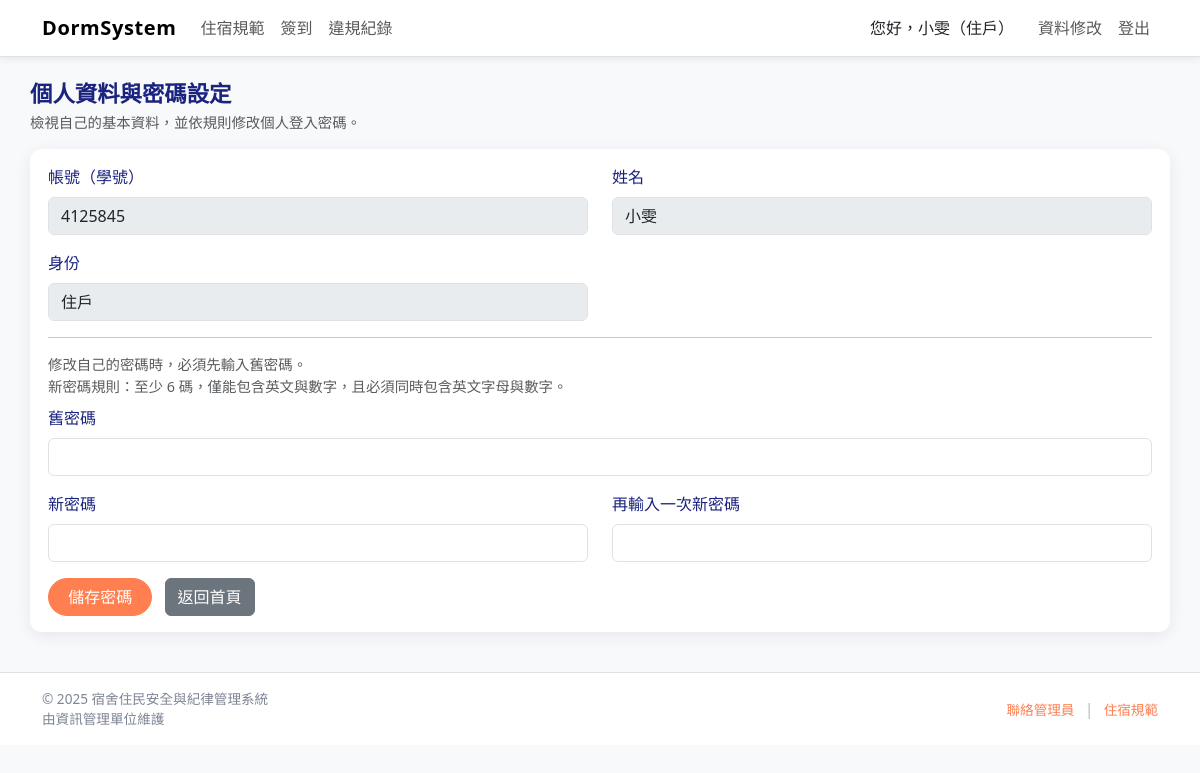
The app's page /profile.php (signed in) with its own data.
### tables this page shows
CREATE TABLE `users` (
  `account` varchar(20) NOT NULL COMMENT '帳號/學號',
  `name` varchar(50) NOT NULL COMMENT '姓名',
  `password` varchar(255) NOT NULL COMMENT '密碼（建議存雜湊值）',
  `identity` enum('管理員','住戶','舍監') NOT NULL COMMENT '身份'
);

### includes/auth.php (called while the page is built, shortened)
<?php
require_once __DIR__ . '/functions.php';
function current_user(): ?array {
    return $_SESSION['user'] ?? null;
}
function user_identity(): ?string {
    $u = current_user();
    return $u['identity'] ?? null;
}
function role_text(?string $id): string {
    $map = [
        '管理員' => '管理員',
        '舍監'   => '舍監',
        '住戶'   => '住戶',
    ];
    return $map[$id] ?? $id;
}

### includes/functions.php (called while the page is built, shortened)
<?php
function h(string $s): string {
    return htmlspecialchars($s, ENT_QUOTES, 'UTF-8');
}

### profile.php (the view, shortened to what this page needs)
<?php
require_once __DIR__ . '/includes/functions.php';
require_once __DIR__ . '/includes/auth.php';
require_once __DIR__ . '/includes/db.php';
$me        = current_user();
$myAccount = $me['account'];
$myRole    = $me['identity'] ?? '';
$isAdmin   = ($myRole === '管理員');
$isManager = ($myRole === '舍監');
$mode          = $_GET['mode'] ?? 'edit';
$paramAccount  = $_GET['account'] ?? null;
$paramAccount  = $paramAccount !== null ? trim($paramAccount) : null;
$isCreate = ($mode === 'create');
if (!$isCreate) {
    $targetAccount = $paramAccount ?: $myAccount;
    $isSelf        = ($targetAccount === $myAccount);
    $stmt = $conn->prepare("
        SELECT account, name, password, identity
        FROM users
        WHERE account = ?
    ");
    $stmt->bind_param('s', $targetAccount);
    $stmt->execute();
    $user = $stmt->get_result()->fetch_assoc();
}
require_once __DIR__ . '/includes/header.php';
require_once __DIR__ . '/includes/navbar.php';
?>
<main class="container section py-4">
    <?php
    if ($isCreate) {
        $pageTitle   = '新增使用者';
        $pageSubtext = '由管理員為新使用者建立帳號，系統會依身份自動產生預設密碼。';
    } elseif (($isAdmin || $isManager) && !$isSelf) {
        $pageTitle   = '檢視 / 編輯使用者資料';
        $pageSubtext = '可調整學生基本資料，並依身份與帳號一鍵重設預設密碼。';
    } else {
        $pageTitle   = '個人資料與密碼設定';
        $pageSubtext = '檢視自己的基本資料，並依規則修改個人登入密碼。';
    }
    ?>
    <div class="mb-3">
        <h1 class="section-title mb-1"><?= h($pageTitle) ?></h1>
        <p class="text-muted mb-0" style="font-size: 0.9rem;">
            <?= h($pageSubtext) ?>
        </p>
    </div>
    <div class="feature-card mt-3">
        <?php if ($isCreate && $isAdmin): ?>
            <form method="post">
                <input type="hidden" name="action" value="create_user">
                <div class="mb-3">
                    <label class="form-label">帳號（學號）</label>
                    <input type="text" name="account" class="form-control"
                           value="<?= h($user['account']) ?>" required>
                    <div class="form-text">帳號統一為學號或職員編號，建立後將作為登入帳號。</div>
                </div>
                <div class="mb-3">
                    <label class="form-label">姓名</label>
                    <input type="text" name="name" class="form-control"
                           value="<?= h($user['name']) ?>" required>
                </div>
                <div class="mb-3">
                    <label class="form-label">身份</label>
                    <select name="identity" class="form-select">
                        <option value="住戶"   <?= $user['identity'] === '住戶' ? 'selected' : '' ?>>住戶</option>
                        <option value="舍監"   <?= $user['identity'] === '舍監' ? 'selected' : '' ?>>舍監</option>
                        <option value="管理員" <?= $user['identity'] === '管理員' ? 'selected' : '' ?>>管理員</option>
                    </select>
                </div>
                <div class="alert alert-info py-2" style="font-size:0.85rem;">
                    新增後，系統會依 <strong>身份 + 帳號</strong> 自動設定預設密碼，例如：<br>
                    住戶：<code>st + 帳號</code>，舍監：<code>th + 帳號</code>。
                </div>
                <button type="submit" class="btn btn-main">建立使用者</button>
                <a href="<?= BASE_URL ?>/users.php" class="btn btn-secondary ms-2">返回列表</a>
            </form>
        <?php else: ?>
            <form method="post">
                <div class="row">
                    <div class="col-md-6 mb-3">
                        <label class="form-label">帳號（學號）</label>
                        <input type="text" class="form-control"
                               value="<?= h($user['account']) ?>" disabled>
                    </div>
                    <div class="col-md-6 mb-3">
                        <label class="form-label">姓名</label>
                        <?php if ($isAdmin || $isManager): ?>
                            <input type="text" name="name" class="form-control"
                                   value="<?= h($user['name']) ?>" required>
                        <?php else: ?>
                            <input type="text" class="form-control"
                                   value="<?= h($user['name']) ?>" disabled>
                        <?php endif; ?>
                    </div>
                </div>
                <div class="mb-3">
                    <label class="form-label">身份</label>
                    <div class="row">
                        <div class="col-md-6">
                            <?php if ($isAdmin && !$isSelf): ?>
                                <select name="identity" class="form-select">
                                    <option value="住戶"   <?= $user['identity'] === '住戶' ? 'selected' : '' ?>>住戶</option>
                                    <option value="舍監"   <?= $user['identity'] === '舍監' ? 'selected' : '' ?>>舍監</option>
                                    <option value="管理員" <?= $user['identity'] === '管理員' ? 'selected' : '' ?>>管理員</option>
                                </select>
                            <?php else: ?>
                                <input type="text" class="form-control"
                                       value="<?= h($user['identity']) ?>" disabled>
                            <?php endif; ?>
                        </div>
                    </div>
                </div>
                <?php if (($isAdmin || $isManager) && !$isSelf): ?>
                    <hr class="my-3">
                    <div class="d-flex flex-wrap align-items-center gap-2">
                        <button type="submit" name="action" value="save_user" class="btn btn-main">
                            儲存資料
                        </button>
                        <button type="submit" name="action" value="reset_default"
                                class="btn btn-main"
                                onclick="return confirm('確定要將此使用者密碼重設為預設值嗎？');">
                            重設密碼為預設值
                        </button>
                        <a href="<?= BASE_URL ?>/users.php" class="btn btn-secondary ms-auto">
                            返回列表
                        </a>
                    </div>
                    <p class="text-muted mt-2" style="font-size:0.85rem;">
                        重設後的預設密碼會依目前身份與帳號自動產生，例如住戶：<code>st + 帳號</code>。
                    </p>
                <?php else: ?>
                    <hr class="my-3">
                    <p class="text-muted mb-2" style="font-size:0.9rem;">
                        修改自己的密碼時，必須先輸入舊密碼。<br>
                        新密碼規則：至少 6 碼，僅能包含英文與數字，且必須同時包含英文字母與數字。
                    </p>
                    <div class="mb-3">
                        <label class="form-label">舊密碼</label>
                        <input type="password" name="old_password" class="form-control">
                    </div>
                    <div class="row">
                        <div class="col-md-6 mb-3">
                            <label class="form-label">新密碼</label>
                            <input type="password" name="new_password" class="form-control" required>
                        </div>
                        <div class="col-md-6 mb-3">
                            <label class="form-label">再輸入一次新密碼</label>
                            <input type="password" name="new_password2" class="form-control" required>
                        </div>
                    </div>
                    <button type="submit" class="btn btn-main">儲存密碼</button>
                    <a href="<?= BASE_URL ?>/index.php" class="btn btn-secondary ms-2">返回首頁</a>
                <?php endif; ?>
            </form>
        <?php endif; ?>
    </div>
</main>
<?php require_once __DIR__ . '/includes/footer.php'; ?>

### includes/navbar.php (shortened to what this page needs)
<?php
require_once __DIR__ . '/auth.php';
require_once __DIR__ . '/functions.php';
$me       = current_user();
$identity = user_identity();
$roleText = role_text($identity);
$role = user_identity();
?>
<header class="site-header">
    <nav class="navbar navbar-expand-lg navbar-light bg-white border-bottom site-nav">
        <div class="container">
            <a class="navbar-brand nav-brand-text" href="<?= BASE_URL ?>/index.php">
                DormSystem
            </a>
            <div class="collapse navbar-collapse" id="mainNav">
                <ul class="navbar-nav me-auto">
                    <li class="nav-item">
                        <a class="nav-link" href="<?= BASE_URL ?>/rules.php">住宿規範</a>
                    </li>
                    <li class="nav-item">
                        <?php if (in_array($role, ['管理員', '舍監'], true)): ?>
                            <a class="nav-link" href="checkin_create.php">簽到</a>
                        <?php else: ?>
                            <a class="nav-link" href="checkin_self.php">簽到</a>
                        <?php endif; ?>
                    </li>
                    <li class="nav-item">
                        <a class="nav-link" href="<?= BASE_URL ?>/violation/violation.php">違規紀錄</a>
                    </li>
                </ul>
                <ul class="navbar-nav d-flex align-items-center">
                    <?php if ($me): ?>
                        <li class="nav-item d-flex align-items-center">
                            <span class="navbar-text text-dark me-3">
                                您好，<?= h($me['name']) ?>（<?= h($roleText) ?>）
                            </span>
                        </li>
                        <li class="nav-item">
                            <a class="nav-link" href="<?= BASE_URL ?>/profile.php">資料修改</a>
                        </li>
                        <li class="nav-item">
                            <a class="nav-link" href="<?= BASE_URL ?>/logout.php">登出</a>
                        </li>
                    <?php else: ?>
                        <li class="nav-item">
                            <a class="btn btn-main" href="<?= BASE_URL ?>/login.php">登入系統</a>
                        </li>
                    <?php endif; ?>
                </ul>
            </div>
        </div>
    </nav>
</header>

### assets/CSS/main.css (style rules this page uses)
body { background-color: #f8f8f8; color: #1a237e; margin: 0; }
.page { padding-bottom: 40px; }
.site-nav { box-shadow: 0 2px 8px rgba(0, 0, 0, 0.08); }
.nav-brand-text { font-weight: 700; letter-spacing: 0.03em; }
.btn-main { background-color: #ff7f50; border-color: #ff7f50; color: #fff; border-radius: 999px; padding-inline: 1.2rem; }
.section { padding: 40px 0; }
.section-title { font-size: 1.4rem; font-weight: 600; margin-bottom: 20px; }
.feature-card { background-color: #ffffff; border-radius: 12px; padding: 16px 18px; height: 100%; box-shadow: 0 4px 16px rgba(26, 35, 126, 0.08); display: flex; flex-direction: column; gap: 8px; }

### records on screen
users: name "小雯", identity "住戶", account "4125845"

### other values on screen
$pageTitle "個人資料與密碼設定"
$pageSubtext "檢視自己的基本資料，並依規則修改個人登入密碼。"
